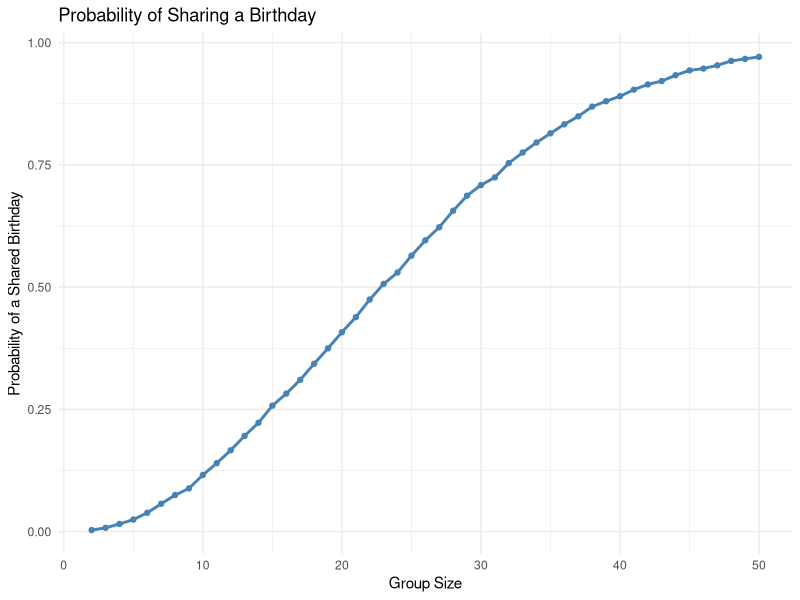

Recreate this plot in R. (Note: this script raises an error after producing the figure.)
## ---- chunk 1
library(tidyverse)

knitr::opts_chunk$set(
  echo = TRUE,
  warning = FALSE,
  message = FALSE
)
## ---- chunk 2
birthday_sim = function(n) {
  birthdays = sample(1:365, size = n, replace = TRUE)
  any(duplicated(birthdays))
}

set.seed(123)

birthday_results = tibble(
  group_size = 2:50
) |>
  mutate(
    probability = map_dbl(
      group_size,
      ~ mean(replicate(10000, birthday_sim(.x)))
    )
  )

birthday_results

birthday_results |>
  ggplot(aes(x = group_size, y = probability)) +
  geom_line(color = "steelblue", linewidth = 1) +
  geom_point(color = "steelblue", size = 1.5) +
  labs(
    title = "Probability of Sharing a Birthday",
    x = "Group Size",
    y = "Probability of a Shared Birthday"
  ) +
  theme_minimal()
## ---- chunk 3
file_names = tibble(
  file_name = list.files(
    path = "data",
    pattern = "\\.csv$",
    full.names = TRUE,
    recursive = TRUE
  )
)

longitudinal_data = file_names |>
  mutate(
    data = map(file_name, read_csv)
  ) |>
  unnest(data) |>
  mutate(
    subject_id = str_remove(basename(file_name), ".csv$"),
    arm = if_else(
      str_detect(subject_id, "^con"),
      "Control",
      "Experimental"
    )
  ) |>
  pivot_longer(
    cols = starts_with("week_"),
    names_to = "week",
    values_to = "observation"
  ) |>
  mutate(
    week = as.numeric(str_remove(week, "week_"))
  ) |>
  select(subject_id, arm, week, observation)

longitudinal_data
## ---- chunk 4
longitudinal_data |>
  ggplot(aes(
    x = week,
    y = observation,
    group = subject_id,
    color = arm
  )) +
  geom_line(linewidth = 0.8, alpha = 0.7) +
  geom_point(size = 1.5) +
  labs(
    title = "Observations Over Time by Study Arm",
    x = "Week",
    y = "Observation",
    color = "Study Arm"
  ) +
  scale_x_continuous(breaks = 1:8) +
  theme_minimal()
